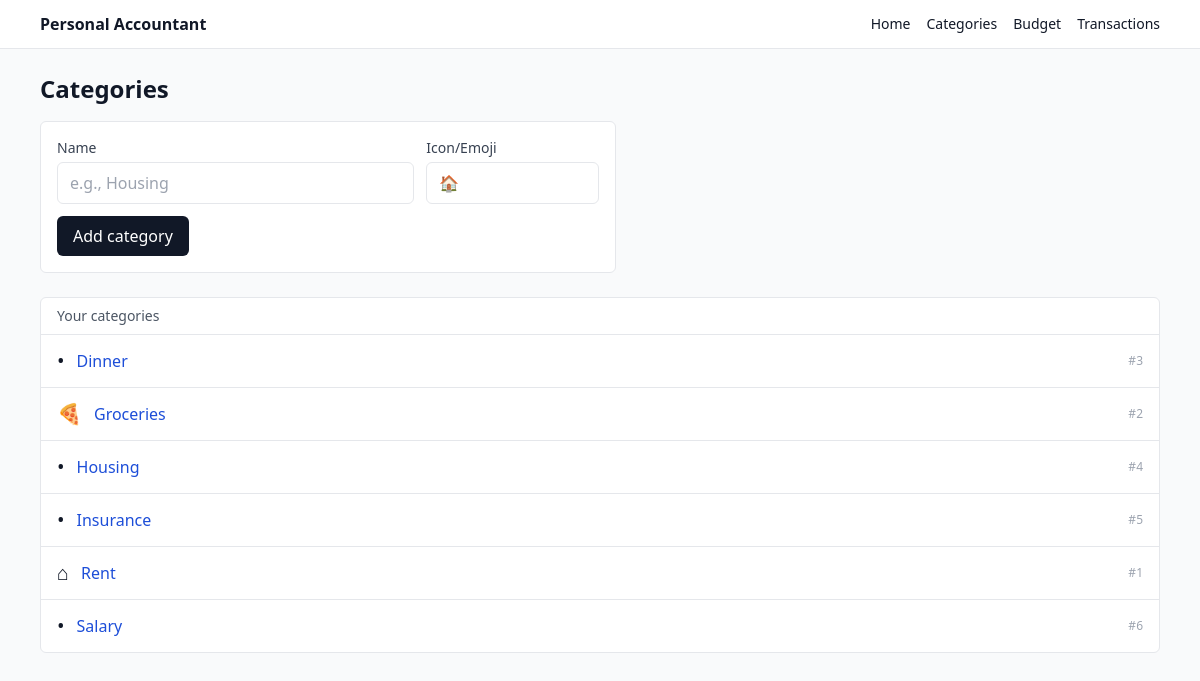
/categories (signed in), run on the app's committed database.
### app/models.py (models this page shows)
class Category(SQLModel, table=True):
    __table_args__ = (
        UniqueConstraint("user_id", "name", name="uq_category_user_name"),
    )
    id: int | None = Field(default=None, primary_key=True)
    user_id: int = Field(foreign_key="user.id", index=True)
    name: str
    icon: str | None = None  # emoji or icon key
    created_at: datetime = Field(default_factory=datetime.utcnow)

### app/routes/categories.py (the view)
@router.get("/categories", response_class=HTMLResponse)
def list_categories(
    request: Request,
    db: Session = Depends(get_session),
    uid: int | None = Depends(current_user_id),
):
    if not uid:
        return RedirectResponse(url="/login", status_code=303)
    cats = db.exec(select(Category).where(Category.user_id == uid).order_by(Category.name)).all()
    return templates.TemplateResponse(
        "categories.html",
        {"request": request, "title": "Categories", "user_id": uid, "categories": cats, "error": None},
    )

### templates/categories.html (shortened to what this page needs)
{% extends "_base.html" %}
{% block content %}
  <div class="flex items-center justify-between mb-4">
    <h1 class="text-2xl font-semibold">Categories</h1>
  </div>
  <form method="post" action="/categories" class="mb-6 grid gap-3 max-w-xl rounded-md border bg-white p-4">
    <div class="grid grid-cols-1 sm:grid-cols-3 gap-3">
      <div class="sm:col-span-2">
        <label class="block text-sm text-gray-700">Name</label>
        <input name="name" required class="mt-1 w-full rounded-md border px-3 py-2" placeholder="e.g., Housing" />
      </div>
      <div>
        <label class="block text-sm text-gray-700">Icon/Emoji</label>
        <input name="icon" class="mt-1 w-full rounded-md border px-3 py-2" placeholder="🏠" />
      </div>
    </div>
    <button class="justify-self-start rounded-md bg-gray-900 px-4 py-2 text-white hover:bg-black">
      Add category
    </button>
  </form>
  <div class="rounded-md border bg-white">
    <div class="border-b px-4 py-2 text-sm text-gray-600">Your categories</div>
    {% if categories|length == 0 %}
      <div class="px-4 py-4 text-sm text-gray-600">No categories yet.</div>
    {% else %}
      <ul class="divide-y">
        {% for c in categories %}
          <li class="px-4 py-3 flex items-center justify-between">
            <div class="flex items-center gap-3">
              <span class="text-xl">{{ c.icon or "•" }}</span>
              <a class="font-medium text-blue-700 hover:underline" href="/categories/{{ c.id }}">
                {{ c.name }}
              </a>
            </div>
            <span class="text-xs text-gray-400">#{{ c.id }}</span>
          </li>
        {% endfor %}
      </ul>
    {% endif %}
  </div>
{% endblock %}

### data on the page
Category: icon "•", name "Dinner", id "3"
Category: icon "🍕", name "Groceries", id "2"
Category: icon "•", name "Housing", id "4"
Category: icon "•", name "Insurance", id "5"
Category: icon "⌂", name "Rent", id "1"
Category: icon "•", name "Salary", id "6"
